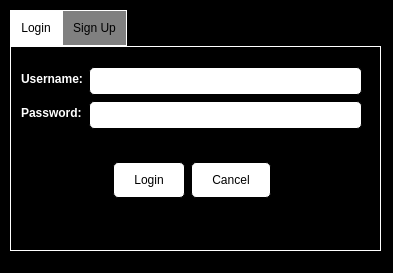
<?xml version="1.0" encoding="UTF-8"?>
<ui version="4.0">
 <class>MainWindow</class>
 <widget class="QMainWindow" name="MainWindow">
  <property name="geometry">
   <rect>
    <x>0</x>
    <y>0</y>
    <width>393</width>
    <height>273</height>
   </rect>
  </property>
  <property name="windowTitle">
   <string>Secure Shell Interface Login</string>
  </property>
  <property name="styleSheet">
   <string notr="true">QPushButton {
	border: 1px solid;
	border-radius: 5px;
	padding: 10px 20px;
	background-color: white;
}
QLabel{
	font-weight: bold;
	color: white;
}
QPushButton:hover {
	background-color: grey;
}
QLineEdit{
	border: 1px solid;
	border-radius: 5px;
	padding: 5px 10px;
	background-color: white;
}
QLineEdit:hover{
	background-color: grey;
}
QTabWidget::tab-bar {
	alignment: center;
 }

 QTabBar::tab {
  background: grey;
  color: black;
  padding: 10px;
  border: 1px solid white;
 }
 QTabBar::tab:selected {
  background: white;
 }
QTabWidget::pane {
    border: 2px solid black;
    position: absolute;
    top: -0.5em;
	border: 1px solid white;
}
*{
	background-color: back;
}
QStatusBar{
	color: white;
}</string>
  </property>
  <widget class="QWidget" name="centralwidget">
   <property name="styleSheet">
    <string notr="true"/>
   </property>
   <widget class="QTabWidget" name="tab_controller">
    <property name="geometry">
     <rect>
      <x>10</x>
      <y>10</y>
      <width>371</width>
      <height>241</height>
     </rect>
    </property>
    <property name="styleSheet">
     <string notr="true"/>
    </property>
    <property name="currentIndex">
     <number>0</number>
    </property>
    <widget class="QWidget" name="login_tab">
     <attribute name="title">
      <string>Login</string>
     </attribute>
     <widget class="QWidget" name="formLayoutWidget">
      <property name="geometry">
       <rect>
        <x>10</x>
        <y>20</y>
        <width>341</width>
        <height>84</height>
       </rect>
      </property>
      <layout class="QFormLayout" name="input_field">
       <item row="0" column="0">
        <widget class="QLabel" name="username_label">
         <property name="styleSheet">
          <string notr="true"/>
         </property>
         <property name="text">
          <string>Username:</string>
         </property>
        </widget>
       </item>
       <item row="0" column="1">
        <widget class="QLineEdit" name="username_field"/>
       </item>
       <item row="1" column="0">
        <widget class="QLabel" name="password_label">
         <property name="text">
          <string>Password:</string>
         </property>
        </widget>
       </item>
       <item row="1" column="1">
        <widget class="QLineEdit" name="password_field">
         <property name="echoMode">
          <enum>QLineEdit::Password</enum>
         </property>
         <property name="clearButtonEnabled">
          <bool>false</bool>
         </property>
        </widget>
       </item>
      </layout>
     </widget>
     <widget class="QWidget" name="gridLayoutWidget">
      <property name="geometry">
       <rect>
        <x>10</x>
        <y>110</y>
        <width>341</width>
        <height>47</height>
       </rect>
      </property>
      <layout class="QGridLayout" name="button_field">
       <item row="0" column="0">
        <spacer name="horizontalSpacer">
         <property name="orientation">
          <enum>Qt::Horizontal</enum>
         </property>
         <property name="sizeHint" stdset="0">
          <size>
           <width>40</width>
           <height>20</height>
          </size>
         </property>
        </spacer>
       </item>
       <item row="0" column="2">
        <widget class="QPushButton" name="cancel_button">
         <property name="text">
          <string>Cancel</string>
         </property>
        </widget>
       </item>
       <item row="0" column="1">
        <widget class="QPushButton" name="login_button">
         <property name="text">
          <string>Login</string>
         </property>
        </widget>
       </item>
       <item row="0" column="3">
        <spacer name="horizontalSpacer_2">
         <property name="orientation">
          <enum>Qt::Horizontal</enum>
         </property>
         <property name="sizeHint" stdset="0">
          <size>
           <width>40</width>
           <height>20</height>
          </size>
         </property>
        </spacer>
       </item>
      </layout>
     </widget>
    </widget>
    <widget class="QWidget" name="sign_up_tab">
     <property name="styleSheet">
      <string notr="true"/>
     </property>
     <attribute name="title">
      <string>Sign Up</string>
     </attribute>
     <widget class="QWidget" name="formLayoutWidget_2">
      <property name="geometry">
       <rect>
        <x>10</x>
        <y>20</y>
        <width>341</width>
        <height>132</height>
       </rect>
      </property>
      <layout class="QFormLayout" name="formLayout">
       <item row="0" column="0">
        <widget class="QLabel" name="username_label_2">
         <property name="text">
          <string>Username:</string>
         </property>
        </widget>
       </item>
       <item row="0" column="1">
        <widget class="QLineEdit" name="username_input_su"/>
       </item>
       <item row="1" column="0">
        <widget class="QLabel" name="email_label">
         <property name="text">
          <string>Email:</string>
         </property>
        </widget>
       </item>
       <item row="1" column="1">
        <widget class="QLineEdit" name="email_input_su"/>
       </item>
       <item row="2" column="0">
        <widget class="QLabel" name="password_label_2">
         <property name="text">
          <string>Password:</string>
         </property>
        </widget>
       </item>
       <item row="2" column="1">
        <widget class="QLineEdit" name="password_input_su">
         <property name="echoMode">
          <enum>QLineEdit::Password</enum>
         </property>
        </widget>
       </item>
       <item row="3" column="0">
        <widget class="QLabel" name="confirm_password_label">
         <property name="text">
          <string>Confirm Password:</string>
         </property>
        </widget>
       </item>
       <item row="3" column="1">
        <widget class="QLineEdit" name="confirm_password_su">
         <property name="echoMode">
          <enum>QLineEdit::Password</enum>
         </property>
        </widget>
       </item>
      </layout>
     </widget>
     <widget class="QWidget" name="gridLayoutWidget_2">
      <property name="geometry">
       <rect>
        <x>50</x>
        <y>170</y>
        <width>301</width>
        <height>37</height>
       </rect>
      </property>
      <layout class="QGridLayout" name="gridLayout">
       <item row="0" column="2">
        <widget class="QPushButton" name="cancel_button_su">
         <property name="text">
          <string>Cancel</string>
         </property>
        </widget>
       </item>
       <item row="0" column="0">
        <spacer name="horizontalSpacer_3">
         <property name="orientation">
          <enum>Qt::Horizontal</enum>
         </property>
         <property name="sizeHint" stdset="0">
          <size>
           <width>40</width>
           <height>20</height>
          </size>
         </property>
        </spacer>
       </item>
       <item row="0" column="1">
        <widget class="QPushButton" name="sign_up_button">
         <property name="text">
          <string>Sign Up</string>
         </property>
        </widget>
       </item>
       <item row="0" column="3">
        <spacer name="horizontalSpacer_4">
         <property name="orientation">
          <enum>Qt::Horizontal</enum>
         </property>
         <property name="sizeHint" stdset="0">
          <size>
           <width>40</width>
           <height>20</height>
          </size>
         </property>
        </spacer>
       </item>
      </layout>
     </widget>
    </widget>
   </widget>
  </widget>
  <widget class="QStatusBar" name="statusbar"/>
 </widget>
 <resources/>
 <connections/>
</ui>
